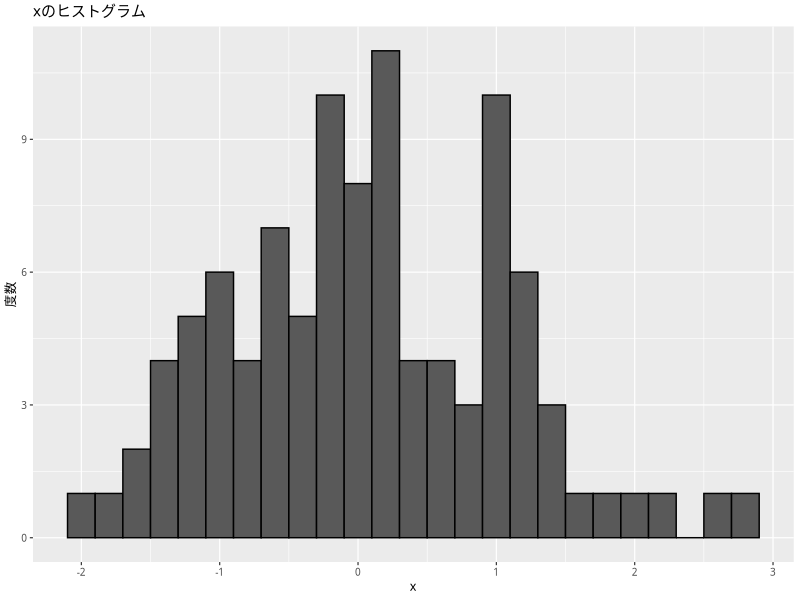

Write R code to recreate this figure.
## ---- chunk 1
#| include: false
## PDF に出力する際は cairo を使用する
if (knitr::is_latex_output()) {
  knitr::opts_chunk$set(dev = "cairo_pdf")
}
## ---- chunk 2
#| echo: false
#| message: false
## tidyverse の読込
library(tidyverse)
## 図のなかで日本語を使えるようにする
## 大学PCを利用：Windows を想定
## フォントの設定はお好みで
## （Unix/Linux ではIPAexフォントのインストールが必要かも）
#my_font <- "Japan1" # Windows用
#library(fontregisterer)
#my_font <- "Yu Gothic" # Windows用 (fontregisterer が使える場合)
my_font <- "HiraginoSans-W3" # macOSの場合
theme_set(theme_gray(base_size = 9,
                     base_family = my_font))
## ---- chunk 3
myd <- tibble(x = rnorm(100))
p <- ggplot(myd, aes(x = x)) +
  geom_histogram(color = "black", binwidth = 0.2) +
  labs(y = "度数", title = "xのヒストグラム")
plot(p)
